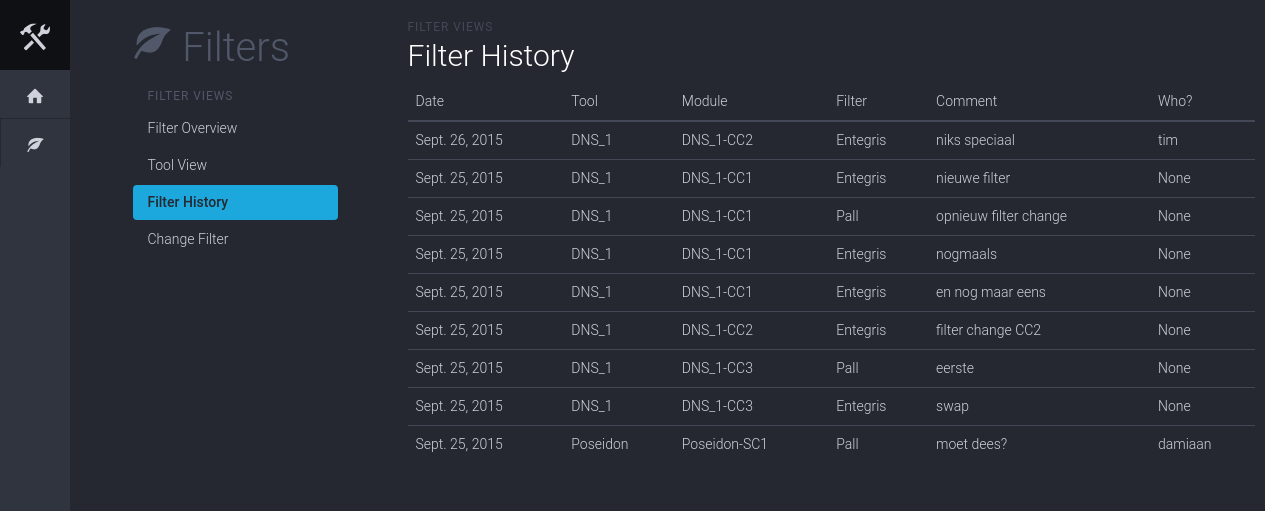
Before: /filters/history/ with the older database file.
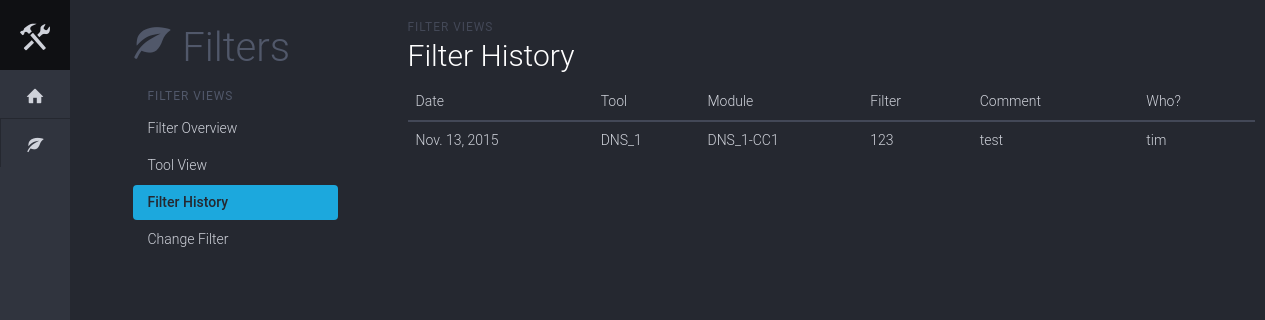
After: the same page with the newer database file.
### filter_app/models.py (models this page shows)
class FilterSwap(models.Model):
	module = models.ForeignKey(Module, related_name='swaps')
	swapped_filter = models.ForeignKey(Filter, related_name='swaps')
	comment = models.TextField()
	date = models.DateField('Date', default=datetime.date.today)
	who = models.CharField(max_length=32, null=True)
	class Meta:
		app_label = 'filter_app'
		verbose_name = 'filter swap'
		verbose_name_plural = 'filter swaps'
		ordering = ['-date']
	def __unicode__(self):
		return str(self.module) + ': filter changed on ' + str(self.date)
	def __str__(self):
		return str(self.module) + ': filter changed on ' + str(self.date)
	def save(self, *args, **kwargs):
		active_filter = self.module.current_filter
		if active_filter and self.swapped_filter != active_filter:
			self.module.previous_filter = active_filter
			print 'filter swapped!'
			print self.module.previous_filter
		super(FilterSwap, self).save(*args, **kwargs)

class Module(models.Model):
	name = models.CharField(max_length=32, unique=True)
	main_tool = models.ForeignKey(Tool)
	current_filter = models.ForeignKey(Filter, related_name='+')
	previous_filter = models.ForeignKey(Filter, related_name='+', null=True) # No backwards relation!
	chemistry = models.ManyToManyField(Chemistry, related_name='modules')
	class Meta:
		app_label = 'filter_app'
		verbose_name = 'module'
		verbose_name_plural = 'modules'
	def __unicode__(self):
		return self.name
	def __str__(self):
		return self.main_tool.name + '-' +self.name

class Tool(models.Model):
	CR_CHOICES = (
	    ('FAB1', 'FAB1'),
	    ('FAB2', 'FAB2'),
	)
	name = models.CharField(max_length=8, unique=True)
	cleanroom = models.CharField(max_length=16, choices=CR_CHOICES, default='FAB1', null=True)
	class Meta:
		app_label = 'filter_app'
		verbose_name = 'tool'
		verbose_name_plural = 'tools'
		ordering = ['cleanroom', 'name', ]
	def __unicode__(self):
		return self.name
	def __str__(self):
		return self.name

class Filter(models.Model):
	product_code = models.CharField(max_length=255, unique=True)
	manufacturer = models.CharField(max_length=255)
	pore_size = models.CharField(max_length=32)
	class Meta:
		app_label = 'filter_app'
		verbose_name = 'filter'
		verbose_name_plural = 'filters'
	def __unicode__(self):
		return self.product_code
	def __str__(self):
		return self.product_code

### filter_app/views.py (the view)
# urls.py: url(r'history/$', views.HistoryView.as_view(), name='history'),
class HistoryView(ListView):
	model = models.FilterSwap
	context_object_name = 'swap_list'
	template_name = 'overview2.html'
	def get_queryset(self):
		return self.model.objects.all().prefetch_related()

### filter_app/templatetags/filter_tags.py (called while the page is built)
@register.tag
def active(parser, token):
    try:
        args = token.split_contents()
        print 'args: ' + str(args[1]) + ' ' + str(args[2])
        return ActiveUrlNode(args[1], args[2])
    except ValueError:
        raise template.TemplateSyntaxError, "%r tag requires at least 2 arguments" % token.contents.split()[0]

    def render(self, context):
        request = self.request.resolve(context)
        any_of = False
        try:
            url = resolve(request.path_info)
            print 'url: ' + str(url.url_name)
            url_name = url.url_name
            print 'url name-- ' + str(url_name)
            print 'den andere-- ' + str(self.names)
            if url_name == self.names:
                print 'jeeeeej'
                any_of=True
            else:
                print 'tis ni waar '
            '''for n in self.names:
                name = n.resolve(context)
                if url_name.startswith(name):
                    any_of = True
                    break'''
        except:
            print "Cannot resolve %s" % request.path_info
        return self.return_value if any_of else ''

### filter_app/templates/overview2.html (shortened to what this page needs)
{% extends 'layout.html' %}
{% load staticfiles %}
{% block extra_css %}
	<link rel="stylesheet" href="{% static 'css/style.css' %}">
{% endblock extra_css %}
{% block content %}
	<div class="container">
		<div class="row">
			<div class="col-sm-9 col-xs-12 content">
				<div class="dashhead">
					<div class="dashhead-titles">
						<h6 class="dashhead-subtitle">Filter Views</h6>
						<h2 class="dashhead-title">Filter History</h2>
					</div>
				</div>
				<div class="table-full">
					<div class="table-responsive">
						<table class="table" data-sort="table">
							<thead>
								<tr>
									<th class="header">Date</th>
									<th class="header">Tool</th>
									<th class="header">Module</th>
									<th class="header">Filter</th>
									<th class="header">Comment</th>
									<th class="header">Who?</th>
								</tr>
							</thead>
							<tbody>
								{% for swap in swap_list %}
								<tr>
									<td>
										{{ swap.date }}
									</td>
									<td>
										{{ swap.module.main_tool }}
									</td>
									<td>
										{{ swap.module }}
									</td>
									<td>
										{{ swap.swapped_filter }}
									</td>
									<td>
										{{ swap.comment }}
									</td>
									<td>
										{{ swap.who }}
									</td>
								</tr>
								{% endfor %}
							</tbody>
						</table>
					</div>
				</div>
			</div>
		</div>
	</div>
{% endblock content %}

Changed rows visible on the page:
removed FilterSwap: date "Sept. 26, 2015", module.main_tool "DNS_1", module "DNS_1-CC2", swapped_filter "Entegris", comment "niks speciaal", who "tim"
removed FilterSwap: date "Sept. 25, 2015", module.main_tool "DNS_1", module "DNS_1-CC1", swapped_filter "Pall", comment "opnieuw filter change", who "None"
removed FilterSwap: date "Sept. 25, 2015", module.main_tool "DNS_1", module "DNS_1-CC1", swapped_filter "Entegris", comment "nogmaals", who "None"
removed FilterSwap: date "Sept. 25, 2015", module.main_tool "DNS_1", module "DNS_1-CC1", swapped_filter "Entegris", comment "en nog maar eens", who "None"
removed FilterSwap: date "Sept. 25, 2015", module.main_tool "DNS_1", module "DNS_1-CC2", swapped_filter "Entegris", comment "filter change CC2", who "None"
removed FilterSwap: date "Sept. 25, 2015", module.main_tool "DNS_1", module "DNS_1-CC3", swapped_filter "Pall", comment "eerste", who "None"
removed FilterSwap: date "Sept. 25, 2015", module.main_tool "DNS_1", module "DNS_1-CC3", swapped_filter "Entegris", comment "swap", who "None"
removed FilterSwap: date "Sept. 25, 2015", module.main_tool "Poseidon", module "Poseidon-SC1", swapped_filter "Pall", comment "moet dees?", who "damiaan"
changed FilterSwap "DNS_1": date "Sept. 25, 2015" → "Nov. 13, 2015"; swapped_filter "Entegris" → "123"; comment "nieuwe filter" → "test"; who "None" → "tim"
